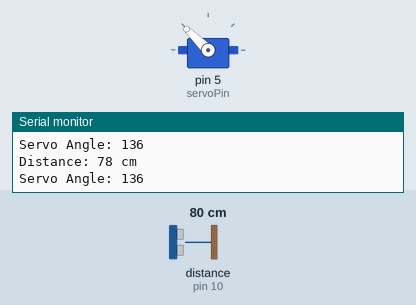
Recording of a sketch running on a simulated Arduino Uno, built with avr-gcc and run on an emulated ATmega328P. On the bench: servo, the last lines printed to the serial monitor. Wiring (inferred from the names in the program): ultrasonic range finder: trigger pin 9; echo pin 10. The test bench sets the inputs (shaded band); at power-on: distance to the obstacle (sensor on pin 10) 80 cm. The echo pulse lasts 58.3 µs per cm.

Above: at 1.2 s.
1.3 s: distance to the obstacle (sensor on pin 10) set to 250 cm
At 2.5 s:
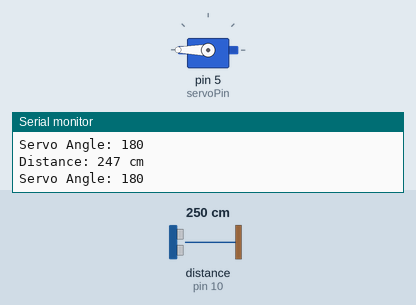
2.8 s: distance to the obstacle (sensor on pin 10) set to 35 cm
At 3.3 s:
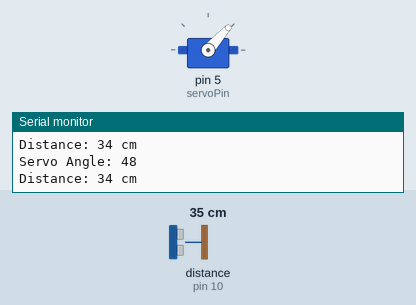
4.3 s: distance to the obstacle (sensor on pin 10) set to 18 cm
At 4.8 s:
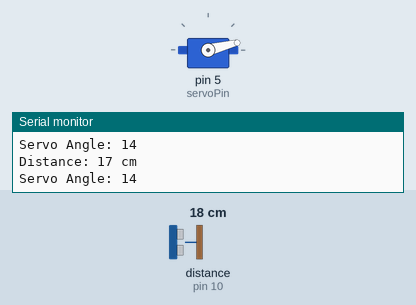
5.8 s: distance to the obstacle (sensor on pin 10) set to 60 cm
At 7.0 s:
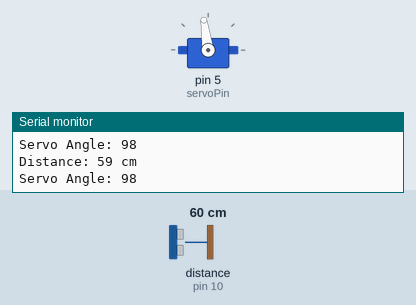
7.3 s: distance to the obstacle (sensor on pin 10) set to 120 cm
At 8.3 s:
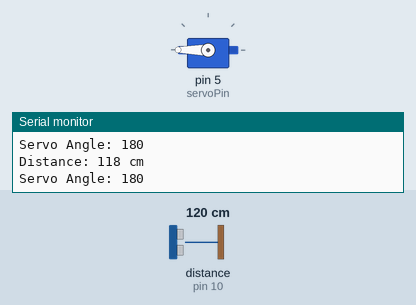
Timing chart, 0 to 9.8 s (numbered marks = the images above; inputs shaded):
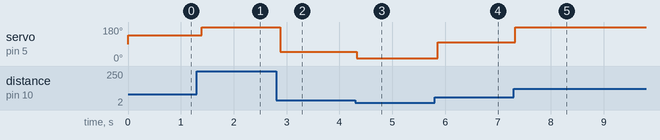

Measured:
- after the input at 1.3 s, servo on pin 5 (servoPin): 136° → 180° after 0.09 s
- after the input at 2.8 s, servo on pin 5 (servoPin): 180° → 48° after 0.08 s
- after the input at 4.3 s, servo on pin 5 (servoPin): 48° → 14° at once
- after the input at 5.8 s, servo on pin 5 (servoPin): 14° → 98° after 0.06 s
- after the input at 7.3 s, servo on pin 5 (servoPin): 98° → 180° at once

The sketch:

antigravity.ino
```cpp
#include <Servo.h>

const int trigPin = 9; // Connect Trig pin of the ultrasonic sensor to Arduino digital pin 9
const int echoPin = 10; // Connect Echo pin of the ultrasonic sensor to Arduino digital pin 10
const int servoPin = 5; // Connect control pin of the servo motor to Arduino digital pin 5

Servo servoMotor;

void setup() {
  Serial.begin(9600);
  pinMode(trigPin, OUTPUT);
  pinMode(echoPin, INPUT);
  servoMotor.attach(servoPin);
}

void loop() {
  long duration, distance;

  // Send a pulse to trigger the ultrasonic sensor
  digitalWrite(trigPin, LOW);
  delayMicroseconds(2);
  digitalWrite(trigPin, HIGH);
  delayMicroseconds(10);
  digitalWrite(trigPin, LOW);

  // Read the echo pin to measure the time it takes for the pulse to return
  duration = pulseIn(echoPin, HIGH);

  // Calculate the distance in centimeters
  distance = duration * 0.034 / 2;

  // Print the distance to the serial monitor
  Serial.print("Distance: ");
  Serial.print(distance);
  Serial.println(" cm");

  // Adjust the position of the servo motor based on the distance
  stabilizeObject(distance);

  delay(100); // Adjust the delay as needed
}

void stabilizeObject(long distance) {
  int servoAngle;

  // Map the distance to a servo angle (adjust the values based on your setup)
  servoAngle = map(distance, 10, 100, 0, 180);

  // Limit the servo angle to avoid excessive movement
  servoAngle = constrain(servoAngle, 0, 180);

  // Move the servo to the calculated angle
  servoMotor.write(servoAngle);

  // Print the servo angle to the serial monitor
  Serial.print("Servo Angle: ");
  Serial.println(servoAngle);
}
```
